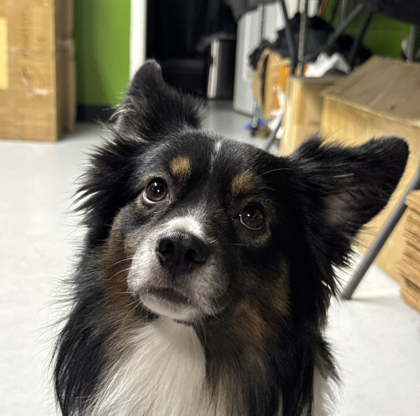
#> input picture lucky-paw-casino/art/raw/soba_ref_face.png, 420 x 416 px
$ python -i pixel.py   (imports and definitions only)
#> lines starting #> are read from the running program, lines starting #| are printed output that depends on the picture
#> further down, picture is the input picture: PIL image 420x416 RGB; mean R, G, B 118.3, 112.7, 98.6
"""Shared pixel-art post-processing helpers (Pillow only)."""
from PIL import Image, ImageDraw

# [17 lines left out: function premul_resize, not called in this run]

def quantize_rgba(im, colors=32, alpha_cut=128):
    """Hard alpha + reduced palette so the sprite reads as pixel art."""
#> called with colors = 32, alpha_cut = 128
    im = im.convert("RGBA")
    a = im.getchannel("A").point(lambda v: 255 if v >= alpha_cut else 0)
#> a: PIL image 420x416 L; every value is 255
    rgb = im.convert("RGB")
    if colors:
        rgb = rgb.quantize(colors=colors, method=Image.Quantize.MEDIANCUT, dither=Image.Dither.NONE).convert("RGB")
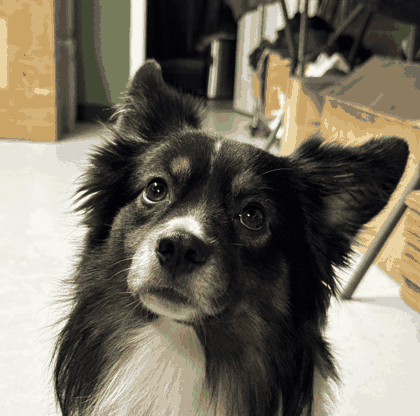
#> rgb: PIL image 420x416 RGB; mean R, G, B 118.8, 112.5, 98.5
    out = rgb.convert("RGBA"); out.putalpha(a)
    # zero the colour of transparent pixels so no halo leaks when filtered
    px = out.load()
    for y in range(out.height):
        for x in range(out.width):
            if px[x, y][3] == 0:
                px[x, y] = (0, 0, 0, 0)
    return out

def pixelize(im, w, h, colors=32, alpha_cut=128):
    return quantize_rgba(premul_resize(im, (w, h)), colors, alpha_cut)

def upscale(im, k=4):
    return im.resize((im.width * k, im.height * k), Image.NEAREST)

# [23 lines left out: functions remove_bg_flood, fit_on_canvas, not called in this run]

>>> from PIL import Image
>>> picture = Image.open('../raw/soba_ref_face.png')
>>> result = quantize_rgba(picture)
